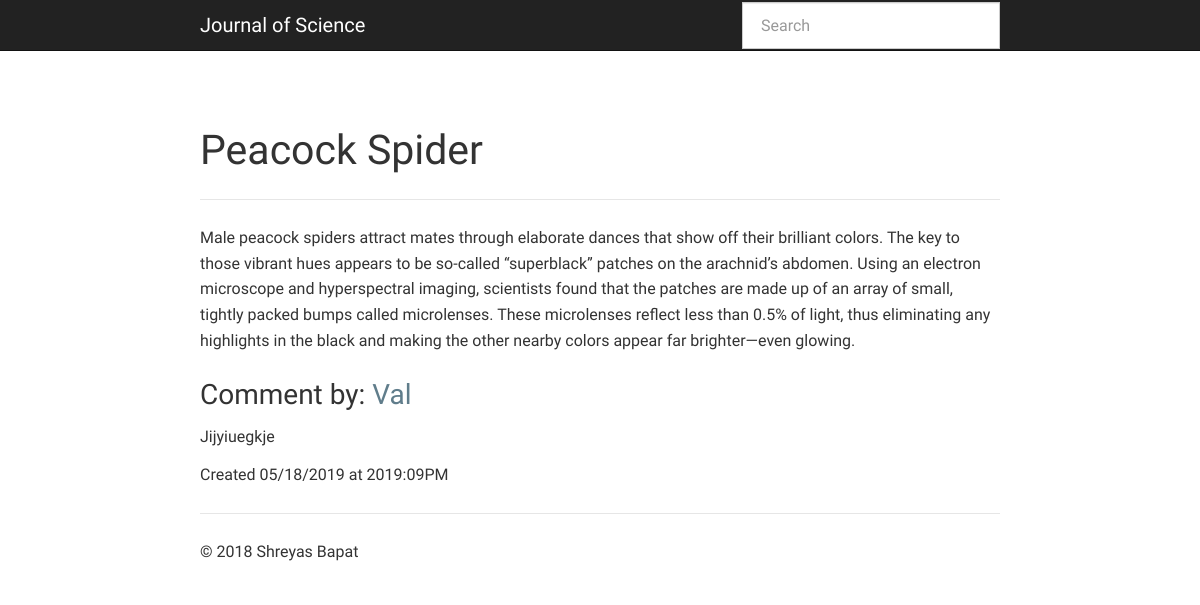
Before: / with the older database file.
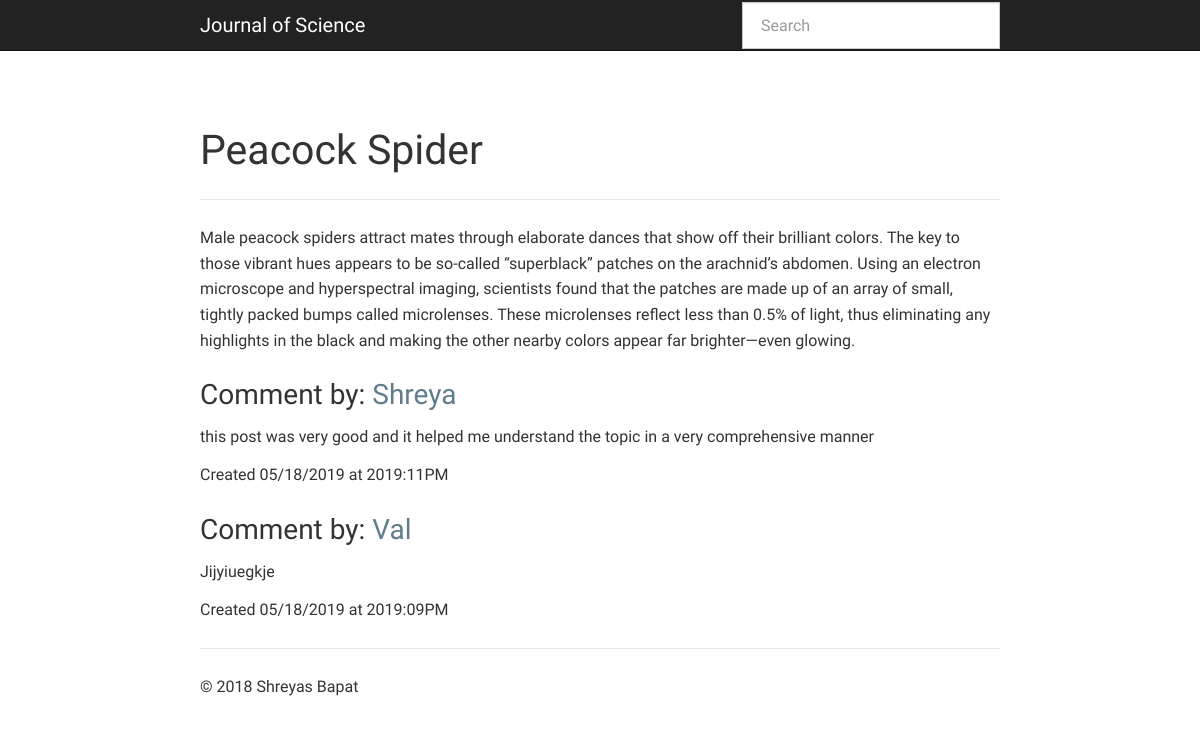
After: the same page with the newer database file.
### app.py (models this page shows, shortened)
class Entry(flask_db.Model):
    title = CharField()
    slug = CharField(unique=True)
    content = TextField()
    published = BooleanField(index=True)
    timestamp = DateTimeField(default=datetime.datetime.now, index=True)
    @classmethod
    def public(cls):
        return Entry.select().where(Entry.published == True)

### app.py (the view)
@app.route('/')
def index():
    search_query = request.args.get('q')
    if search_query:
        query = Entry.search(search_query)
    else:
        query = Entry.public().order_by(Entry.timestamp.desc())
    return object_list(
        'index.html',
        query,
        search=search_query,
        check_bounds=False)

### templates/index.html (shortened to what this page needs)
{% extends "base.html" %}
{% block content_title %}{% if search %}Search "{{ search }}"{% else %}Peacock Spider{% endif %}{% endblock %}
{% block data %}
  <p>
    Male peacock spiders attract mates through elaborate dances that show off their brilliant colors. The key to those vibrant hues appears to be so-called “superblack” patches on the arachnid’s abdomen. Using an electron microscope and hyperspectral imaging, scientists found that the patches are made up of an array of small, tightly packed bumps called microlenses. These microlenses reflect less than 0.5% of light, thus eliminating any highlights in the black and making the other nearby colors appear far brighter—even glowing.
  </p>
{% endblock %}
{% block content %}
  {% for entry in object_list %}
    <h3> Comment by:
      <a href="{% if entry.published %}{{ url_for('detail', slug=entry.slug) }}{% else %}{{ url_for('edit', slug=entry.slug) }}{% endif %}">
        {{ entry.title }}
      </a>
    </h3>
    <p>
        {{ entry.content }}
    </p>
    <p>Created {{ entry.timestamp.strftime('%m/%d/%Y at %G:%I%p') }}</p>
  {% else %}
    <p>No entries have been created yet.</p>
  {% endfor %}
{% endblock %}

### templates/base.html (shortened to what this page needs)
<!doctype html>
<html>
  <head>
    <link rel=stylesheet type=text/css href="{{ url_for('static', filename='css/blog.min.css') }}" />
    <link rel=stylesheet type=text/css href="{{ url_for('static', filename='css/hilite.css') }}" />
  </head>
  <body>
    <div class="navbar navbar-default navbar-static-top" role="navigation">
      <div class="container">
        <div class="navbar-header">
          <a class="navbar-brand" href="{{ url_for('index') }}">Journal of Science</a>
        </div>
        <div class="navbar-collapse collapse">
          {% block search_bar %}
            <form action="{{ url_for('index') }}" class="navbar-form navbar-right" id="search-form" method="get" role="search">
              <div class="form-group">
                <input class="form-control" name="q" placeholder="Search" type="text" value="{% if search %}{{ search }}{% endif %}">
              </div>
            </form>
          {% endblock %}
        </div>
      </div>
    </div>
    <div class="container">
      {% block page_header %}
        <div class="page-header">
          <h1>{% block content_title %}{% endblock %}</h1>
        </div>
      {% endblock %}
      {% block data %}{% endblock %}
      {% block content %}{% endblock %}
      <footer>
        <hr />
        <p>&copy; 2018 Shreyas Bapat</p>
      </footer>
    </div>
  </body>
</html>

Changed rows visible on the page:
added Entry: title "Shreya", content "this post was very good and it helped me understand the topic in a very comprehensive manner", timestamp "05/18/2019 at 2019:11PM"
